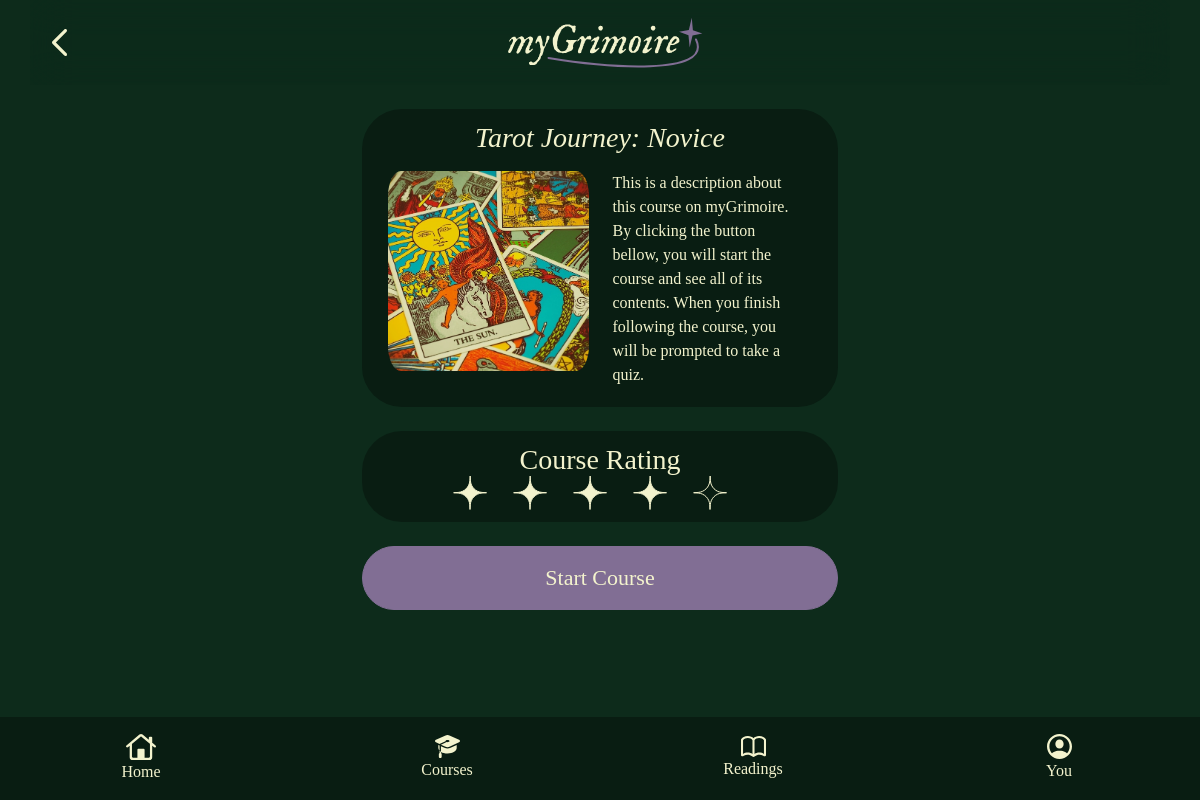
The app's page /mygrimoire/courses/1/start with its own data.
### myGrimoire/models.py (models this page shows)
class Course(models.Model):
    title = models.CharField(max_length=100)
    content = models.TextField(null=True, blank=True)
    image = models.ImageField(upload_to="cover_image", null=True, blank=True)
    author = models.ForeignKey(User, on_delete=models.CASCADE, null=True, blank=True)
    rating = models.IntegerField()
    description = models.TextField(null=True, blank=True)
    featured = models.BooleanField(default=0)  # 0 for regular, 1 for featured

### myGrimoire/views.py (the view)
# urls.py: path("courses/<str:id_course>/start", views.coursestart),
def coursestart(request, id_course):
    onecourse = Course.objects.get(id=id_course)
    context = {'onecourse': onecourse}
    return render(request, "course_start_screen.html", context)

### templates/course_start_screen.html (shortened to what this page needs)
<!DOCTYPE html>
<html lang="en">
<head>
    {% load static %}
    <link rel="stylesheet" type="text/css" href="{% static 'myGrimoire/css/bootstrap.css' %}" >
    <link rel="stylesheet" type="text/css" href="{% static 'myGrimoire/master_transition.css' %}" >
</head>
<body>
        <div id="top-bar" class="container navbar fixed-top position-sticky" style="display: flex; flex-flow: row;">
            <a href="/mygrimoire/courses">
            <div class="container justify-content-center" style="flex: 1">
                <img style="width: 25px;padding-left: 10px" src="{% static 'myGrimoire/images/icons/chevron-backward.svg' %}" alt="logo">
                </div>
            </a>
            <div class="container-fluid justify-content-center" style="flex: 12">
                <img style="padding-right: 50px" src="{% static 'myGrimoire/images/logo_light.svg' %}" alt="logo">
            </div>
        </div>
<div id="main_content">
<div class="container pt-4 col-lg-5">
    <div style="display: grid;overflow-x: auto;" id="ui-grn" div class="d-grid col-12 pt-1">
        <h3 class="pt-2 gap-2 text-center" style="height: 50px;"><i>{{ onecourse.title }}</i></h3>
        <div class="container pb-1 justify-content-center row">
            <img style="width: 225px; height: 200px; border-radius: 25px" src="{{ MEDIA_URL }}{{ onecourse.image.url }}" class="card-img-top col-xs-6" alt="...">
            <p class="col-xs-6" style="font-family: 'IM FELL DW Pica'; color: #F3F3CD ;width: 200px; text-justify: newspaper">{{ onecourse.description }}</p>
        </div>
    </div>
<br>
    <div style="display: grid;overflow-x: auto;" id="ui-grn" div class="d-grid col-12 pt-1">
        <h3 class="pt-2 text-center" style="height: 40px;">Course Rating</h3>
        <div style="margin-left: 15px; margin-top: -15px" class="container text-center pb-1">
            {% if onecourse.rating == 1 %}
            <img style="padding-right: 50px" src="{% static 'myGrimoire/images/rating_star_one.svg' %}" alt="logo">
            {% elif onecourse.rating == 2 %}
            <img style="padding-right: 50px" src="{% static 'myGrimoire/images/rating_star_two.svg' %}" alt="logo">
            {% elif onecourse.rating == 3 %}
            <img style="padding-right: 50px" src="{% static 'myGrimoire/images/rating_star_three.svg' %}" alt="logo">
            {% elif onecourse.rating == 4 %}
            <img style="padding-right: 50px" src="{% static 'myGrimoire/images/rating_star_four.svg' %}" alt="logo">
            {% elif onecourse.rating == 5 %}
            <img style="padding-right: 50px" src="{% static 'myGrimoire/images/rating_star_five.svg' %}" alt="logo">
            {% endif %}
        </div>
    </div>
<br>
<a href="/mygrimoire/courses/{{ onecourse.id }}" id="ui-bar-prpl-active" class="btn btn-mg col-12" style="--bs-btn-padding-y: .90rem; --bs-btn-padding-x: .10rem; font-size: 22px;" role="button">Start Course</a>
</div>
</div>
<br><br><br><br>
            <div id="bottom-bar" class="text-center fixed-bottom pt-3">
            <div class="row-cols-md-auto">
  <div class="row text-center">
    <div class="col">
        <a style="text-decoration: none;" href="/mygrimoire/main"><img style="width: 30px" src="{% static 'myGrimoire/images/icons/home.svg' %}" alt="logo"><p style="font-family: 'IM FELL DW Pica'; color:#F3F3CD">Home</p></a>
    </div>
    <div class="col">
        <a style="text-decoration: none;" href="/mygrimoire/courses"><img style="width: 25px" src="{% static 'myGrimoire/images/icons/cap-fill.svg' %}" alt="logo"><p style="font-family: 'IM FELL DW Pica'; color:#F3F3CD">Courses</p></a>
    </div>
    <div class="col">
      <a style="text-decoration: none;" href="/mygrimoire/readings"><img style="width: 25px" src="{% static 'myGrimoire/images/icons/book.svg' %}" alt="logo"><p style="font-family: 'IM FELL DW Pica'; color:#F3F3CD">Readings</p></a>
    </div>
      <div class="col">
      <a style="text-decoration: none;" href="/mygrimoire/you"><img style="width: 25px" src="{% static 'myGrimoire/images/icons/person-crop-circle.svg' %}" alt="logo"><p style="font-family: 'IM FELL DW Pica'; color:#F3F3CD">You</p></a>
    </div>
  </div>
</div>
</div>
</body>
</html>

### myGrimoire/static/myGrimoire/master_transition.css (style rules this page uses)
#main_content { animation: transitionIn 0.3s; }

### templates/course_start_screen.html (style rules this page uses)
body { background-color: #0D2B1B }
#top-bar { height: 85px; backdrop-filter: blur(20px); -webkit-backdrop-filter: blur(20px); background-blend-mode: hard-light; top: -10px; background-color: #0D2B1B99; }
#bottom-bar { background: #091D12; }
h3 { font-family: "IM FELL DW Pica"; color: #F3F3CD; }
#ui-bar-prpl-active { border-radius: 50px; font-family: "IM FELL DW Pica"; color: #F3F3CD; font-size: 15pt; }
#ui-grn { background-color: #091D12; border-radius: 40px; width: available; }

### records on screen
Course: title "Tarot Journey: Novice", image (picture), description "This is a description about this course on myGrimoire. By clicking the button bellow, you will start the course and see all of its contents. When you finish following the course, you will be prompted to take a quiz."
